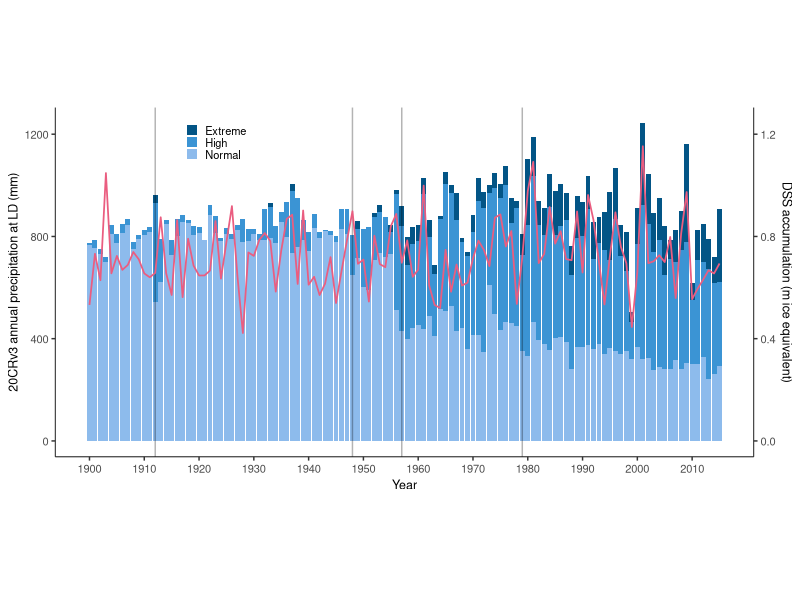

Generate this figure with R:
## ---- chunk 1
#rm(list = ls()) # clear memory
library(tidyverse)

library(dplyr)
library(ggplot2)

## ---- chunk 2
daily <- read_csv("daily_node_precip.csv")
head(daily)
## ---- chunk 3
annual_PA<-read_csv("annual_accum_precip_LD.csv")
head(annual_PA)
## ---- chunk 4


# make df that shows the total precip for each type by year
E99_LD <- daily %>%
  group_by(Type,year) %>%
  dplyr::summarise(total_precip=sum(precip_daily), count = length(Type))


head(E99_LD)
## ---- chunk 5
# order the levels of type_LD so that it plots with Normal on the bottom, then High, then Extreme
E99_LD$Type<-factor(E99_LD$Type, levels=c("Extreme","High","Normal"))
head(E99_LD)
## ---- chunk 6
ggplot() +
 
  geom_col(E99_LD, mapping = aes(fill=Type, x=year, y=total_precip)) +
    geom_vline(xintercept=c(1912, 1948, 1957, 1979), alpha=0.3) +
 
      guides(fill = guide_legend(reverse=TRUE)) +
  scale_fill_manual(values=c(
"#8DBBEC",
"#3B94D4",
"#035586"),
    limits=c("Normal","High","Extreme"),
#labels = c("Normal (<90)","High (90-99)","Extreme (>99)")) +
  labels = c("Normal","High","Extreme")) +
  geom_line(annual_PA, mapping = aes(x=year, y=accum_DSS_m*1000), color = "#EA5D80"
            , size=0.6
            ) +
  theme_bw() +
    theme(axis.line = element_line(color='black', size=0.3),
    plot.background = element_blank(),
    panel.grid.major = element_blank(),
    panel.grid.minor = element_blank(),
    panel.border = element_blank(),
    legend.text=element_text(size=8),
    #legend.title=element_text(size=8),
    legend.title=element_blank(),
    axis.title=element_text(size=9),
    axis.text=element_text(size=8),
    aspect.ratio=10/20,
    legend.position = c(0.23, 0.9),
    legend.key.size = unit(0.3, "cm"))  +
  scale_x_continuous(breaks = seq(1900,2015,10)) +
    scale_y_continuous(
      name = "20CRv3 annual precipitation at LD (mm)",

      sec.axis = sec_axis(~./1000, name = "DSS accumulation (m ice equivalent)")
    ) +
  labs(x="Year")

#ggsave("total_precip_LD_and_DSS_accum_legend_in_plot.pdf", width=8, height=3.5)

